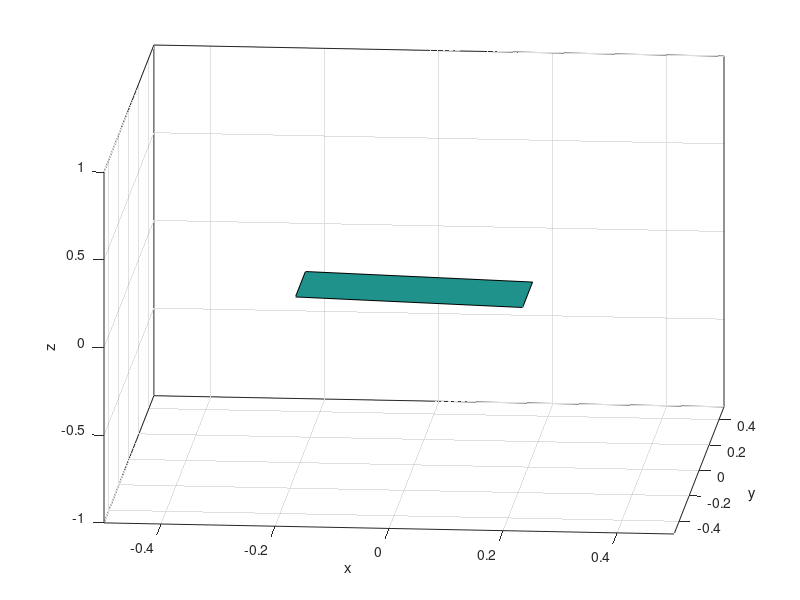

MATLAB code to generate this figure:
clear all;close all;clc

%medidas plano
a=0.2;
b=0.1;

%angulos de entrada

phi=20*pi/180;
rho=30*pi/180;
theta=40*pi/180;

CG=[0 0 0];
p1=[];
p2=[];
p3=[];
p4=[];

for i=1:10
    
angulo=input('insertar angulo = ');
phi=angulo*pi/180;

clf;

p1(1)=CG(1)+a*cos(phi);
p1(2)=CG(2)-b;
p1(3)=CG(3)-a*sin(phi);

p2(1)=CG(1)+a*cos(phi);
p2(2)=CG(2)+b;
p2(3)=CG(3)-a*sin(phi);

p3(1)=CG(1)-a*cos(phi);
p3(2)=CG(1)+b;
p3(3)=CG(1)+a*sin(phi);

p4(1)=CG(1)-a*cos(phi);
p4(2)=CG(1)-b;
p4(3)=CG(1)+a*sin(phi);

x = [p1(1) p2(1) p3(1) p4(1)];
y = [p1(2) p2(2) p3(2) p4(2)];
z = [p1(3) p2(3) p3(3) p4(3)];


fill3(x, y, z, 1);
xlabel('x'); ylabel('y'); zlabel('z');  

axis([-0.5 0.5 -0.5 0.5 -1 1])
view(5,20);
grid
hold on

end